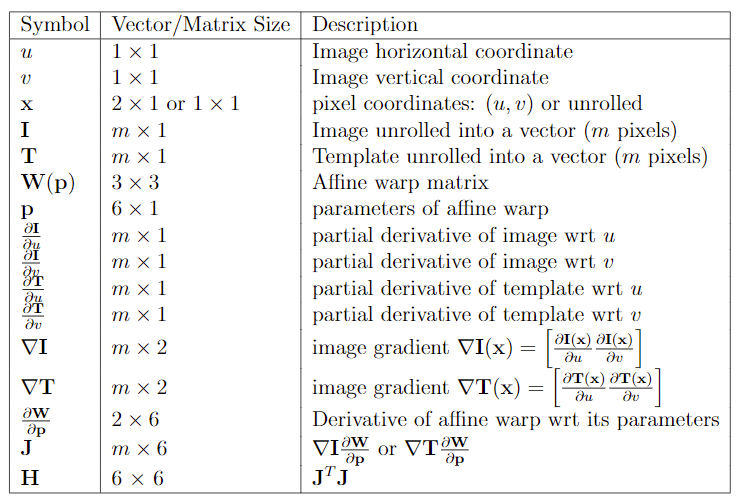
#> input picture class/hw6/img/variables.PNG, 738 x 500 px
$ python hw2.py hw6/img/variables.PNG
#> lines starting #> are read from the running program, lines starting #| are printed output that depends on the picture
"""
Best guess: Extract SIFT features to build a Bag-of-Words representation of an
image for classification
"""

import argparse
import cProfile
from matplotlib import pyplot
from pathlib import Path
import time

import cv2
import numpy
from skimage.feature import hessian_matrix


# Always...
numpy.set_printoptions(suppress=True, precision=6)


# TODO: Explain. Test?
# DIVISIONS_PER_OCTAVE = 5  # TODO: Why is this causing a crash??? Suspicious
DIVISIONS_PER_OCTAVE = 4
SCALES = [2**(i/DIVISIONS_PER_OCTAVE) for i in range(DIVISIONS_PER_OCTAVE)]

# WTF size should the gaussian kernel be? This is never stated. Should it be
# dependent on the size of the stddev? How about 16x16 because of the SIFT
# sizing later? Actually how about 15x15 so that there's a defined central
# pixel. This is totally ad hoc.
KERNEL_SIDE_LEN = 15
# While we're making ad-hoc decisions, what should the initial stddev be? I
# chose a value based on the side length, where a value of 2*BASE approximately
# covered the gaussian with meaningful values, and 1*BASE was somewhat confined
# to the center. Arbitrary.
BASE_STDDEV = 1.2
KERNELS = [cv2.getGaussianKernel(KERNEL_SIDE_LEN, scale * BASE_STDDEV)
           for scale in SCALES]

NUM_OCTAVES = 4

# Global cache of image derivatives, taken on the diffed (DoG) images. Stored
# by an int tuple of (octave index, image index within the octave).
DIFF_DERIVATIVES = {}
# Same story but with hessians (double derivatives)
DIFF_HESSIANS = {}
# Then the same thing again but caching the blurred images (no hessian needed)
BLUR_DERIVATIVES = {}

# This is "the standard deviation used for the Gaussian kernel, which is used
# as weighting function for the auto-correlation matrix." It's absolutely
# arbitrary at the moment, this is what was in the example. I found someone
# online setting it to 3.0 as well.
HESSIAN_SIGMA = 0.1

# Taken straight from the paper, could be tested
# CONTRAST_THRESHOLD = 0.03
CONTRAST_THRESHOLD = 0.01
PRINCIPAL_RATIO = 10
PRINCIPAL_THESHOLD = (PRINCIPAL_RATIO + 1)**2 / PRINCIPAL_RATIO

# Fractional threshold where we count multiple competing orientation options.
# E.g. if the threshold is 0.8, then all orientation peaks above 80% of the
# max peak are all counted as possible orientations
ORIENT_THRESHOLD = 0.8


def main(image, profile, plot_update, plot_filtered, plot_keypoints):

    # Start profiling if the flag is set
    if profile:
        profiler = cProfile.Profile()
        profiler.enable()

    # There are many possible keypoint detectors. Let's use the one described
    # in the original SIFT paper, Difference of Gaussians (DoG). Apparently
    # this is a computationally efficient version of Laplacian of Gaussians.
    keypoints = detect_features(image, plot_update, plot_filtered)
    if plot_keypoints:
        display_keypoints(image, keypoints)

    # This process is fairly simple, and is described well in Szeliski
    # sifted = siftify(keypoints)

    # codebook = find_words(sifted)
    # distribution = find_distribution(codebook, sifted)

    # Write out profile messages for speed-up attempts if the flag is set
    if profile:
        profiler.disable()
        filename = f"profile_{int(time.time()*1e6)}.snakeviz"
        profiler.dump_stats(filename)
        print(f"Wrote profile stats to {filename}")


def detect_features(original, plot_update, plot_filtered):
    """
    Inspired by Szeliski section 7.1.1, as well as:
        https://www.cs.ubc.ca/~lowe/papers/ijcv04.pdf
        https://en.wikipedia.org/wiki/Scale-invariant_feature_transform
    """

    # Scale the image down to 0-1 for two reasons:
    # 1) It matches the paper
    # 2) It prevents any uint8 step aliasing along the way
    image = original.astype(float) / numpy.max(original)

    downsampled = downsample(image, NUM_OCTAVES)
    blurred = blur(downsampled, KERNELS)
    diffed = differences(blurred)
    extrema = list(extremities(diffed))
    valid, low_contrast, edge = adjust_and_filter(
        extrema, diffed, blurred, plot_update
    )
    if plot_filtered:
        print(f"valid: {len(valid)}")
        print(f"low_contrast: {len(low_contrast)}")
        print(f"edge: {len(edge)}")
        figure, axes = pyplot.subplots(1, 3)
        display_keypoints(original, valid, axis=axes[0], color=(0, 255, 0),
                          show=False, title="Valid Keypoints")
        display_keypoints(original, low_contrast, axis=axes[1], color=(255, 0, 0),
                          show=False, title="Low-Contrast Filtered Keypoints")
        display_keypoints(original, edge, axis=axes[2], color=(0, 0, 255),
                          show=False, title="Edge Filtered Keypoints")
        pyplot.show()
    return valid


def downsample(image, num_octaves):
    """Downsample an image recursively until we have the right number.

    Arguments:
        image: Grayscale image, (n, m) matrix of undetermined dtype
        num_octaves: (int) How many octaves we want to end up with. Octave 0
            will just be the image again, then 1..N-1 will each be downsampled
            by a factor of 2.

    Returns: List of images of len num_octaves, where the first element is the
        original image and they will get smaller from there.
    """
    downsampled = [image.copy()]
    for i in range(1, num_octaves):
        downsampled.append(image[::2**i, ::2**i])
    return downsampled


def blur(images, kernels):
    """Blur all incoming images by a set of kernels.

    Arguments:
        images: A list of grayscale images of undetermined dtype
        kernels: A list of kernels, e.g. from cv2.getGaussianKernel. These
            should be (n, 1) gaussian arrays, type float.

    Returns: A list of len(images), where each list element has another list of
        len(kernels). At each level i the list of kernels will have been
        convolved with images[i]
    """
    blurred = []
    for image in images:
        octave = []
        for kernel in kernels:
            # BTW, the border behavior is likely cv2.BORDER_REFLECT101, this
            # has the same value as cv2.BORDER_DEFAULT
            octave.append(cv2.sepFilter2D(
                src=image, ddepth=-1, kernelX=kernel, kernelY=kernel,
            ))
        blurred.append(octave)
    return blurred


def differences(blurred):
    """Get differences between each image in the octaves.

    Arguments:
        blurred: See blur() docstring for output details. Dtype must be float

    Returns: almost the same as before, but with length 1 less within each
        octave. That's for the simple reason that getting deltas between
        elements in a list reduces the length by 1.
    """
    diffed = []
    for images in blurred:
        # Check the dtype
        for image in images:
            assert image.dtype == float
        # Then collect the diffed images
        octave = []
        for i in range(len(images) - 1):
            octave.append(images[i + 1] - images[i])
        diffed.append(octave)
    return diffed


def extremities(diffed):
    """
    Get extrema sandwiched between the outer layers. Something is marked as
    extrema if it is higher OR lower than ALL its neighbors.

    Note that extrema are determined by their 26 neighbors (9 on upper/lower
    images, 8 around the pixel in its image). This takes 3 images to find, and
    means that extrema cannot come from the outer images. This also means that
    extrema cannot come from the other ring of pixels.

    Arguments:
        diffed: See the docstring of differences for the output. That's
            basically a series of image-like arrays, arranged in groups by
            downsample size. So the first group will be (n, n), the next
            (n/2, n/2), etc.

    Yields: Elements in a list like [[o, k, i, j], ...] where o is the index of
        the current octave (e.g. 0 for the first group of images), k is the
        index of the image within the group (note that this is limited between
        1 and len(octave) - 2) (also not sure if this will be used later, but
        hey bookkeeping), and (i, j) is the pixel location (x/y index) of the
        extrema.
    """

    # TODO: Would it be faster to construct or modify a mask based on i, j?
    def neighbors_minmax(o, k, i, j):
        """Helper function to find the min/max values around a given pixel."""
        neighbors = []
        for image_index in [k-1, k+1]:
            neighbors.extend(diffed[o][image_index][i-1:i+2, j-1:j+2].flatten())
        # Avoid the central pixel
        central = diffed[o][k][i-1:i+2, j-1:j+2].flatten()
        neighbors.extend(central[:4])
        neighbors.extend(central[5:])
        return numpy.min(neighbors), numpy.max(neighbors)

    # Go through the octaves and diffed images to find extrema. An important
    # note is that
    # 1) We go from [1:-1] in the diffed images, so that we always have a
    #    diffed image on either side to compare to
    # 2) We go from [8:-8] on the pixel counts, so that there's always an 8
    #    pixel buffer around our selected pixels. This is important for SIFT,
    #    which requires a 16x16 grid
    for octave_index, octave in enumerate(diffed):
        # This takes advantage of the fact that zip stops when the shorter
        # list (octave[1:-1]) ends, so I didn't bother making range() cover
        # the same area.
        for image_index, image in zip(range(1, len(octave)), octave[1:-1]):
            # Go through each pixel
            # TODO: Is this too slow? Do we have a faster alternative?
            for i in range(8, image.shape[0] - 8):
                for j in range(8, image.shape[1] - 8):
                    # If we have an extreme point, yield
                    vector = [octave_index, image_index, i, j]
                    nmin, nmax = neighbors_minmax(*vector)
                    if (image[i, j] < nmin) or (image[i, j] > nmax):
                        yield vector


def adjust_and_filter(extrema, diffed, blurred, plot_update):

    valid = []
    low_contrast = []
    edge = []

    for o, k, i, j in extrema:

        # TODO: Refactor this shit, too many inputs and outputs
        try:
            d, dx, ddx, x_adjusted, i_adjusted, j_adjusted = \
                localize(diffed, o, k, i, j, plot_update)
        except numpy.linalg.LinAlgError:
            # In the case of a singular matrix, let's toss out the extremity.
            # I'm not 100% sure, but I think that cases where the matrix would
            # be singular lines up with times where we don't care (e.g. if the
            # rows are not independent that means the axes of the transform
            # overlap and... maybe we're on a line?). I suspect it won't happen
            # much in real life.
            continue

        # Save the adjusted position, as well as the addition of the detected
        # orientation of the keypoint
        new_extrema = [
            [o, k, i_adjusted, j_adjusted, x_adjusted, orientation]
            for orientation in detect_orientation(
                blurred, o, k, i_adjusted, j_adjusted, x_adjusted
            )
        ]

        # Calculate an interpolated value and filter out if the abs value is
        # too low (formula straight from the paper). This SHOULD weed out low
        # contrast points
        d_adjusted = d + 0.5*dx.dot(x_adjusted)
        if abs(d_adjusted) < CONTRAST_THRESHOLD:
            low_contrast.extend(new_extrema)
            continue

        # Calculate the ratio of the principal axes of the hessian. The
        # threshold SHOULD weed out edge-only points
        if numpy.trace(ddx)**2 / numpy.linalg.det(ddx) > PRINCIPAL_THESHOLD:
            edge.extend(new_extrema)
            continue

        # Hey, we're here! Past the filter steps! Hypothetically this is a good
        # keypoint
        valid.extend(new_extrema)

    return valid, low_contrast, edge


def localize(diffed, o, k, i, j, plot_update):

    def get_gradients(o, k, i, j):
        """Helper function to recalculate gradients."""
        dx = get_cache(diffed, o, k, (i, j), DIFF_DERIVATIVES, derivative)
        ddx = get_cache(diffed, o, k, (i, j), DIFF_HESSIANS, hessian)
        inv_ddx = numpy.linalg.inv(ddx)
        # This is straight from the paper. We can calculate the updated
        # position where the derivative against x is 0
        x_adjusted = -inv_ddx.dot(dx)
        return dx, ddx, x_adjusted

    # Get cached gradient info, then localize the point until we've hit the
    # best spot
    dx, ddx, x_adjusted = get_gradients(o, k, i, j)
    i_adjusted_int = i
    j_adjusted_int = j
    # TODO: Investigate the difference between if/while, and which is a better
    # idea. I think it got stuck in an infinite loop with while where some
    # values kept tracking around?
    # # For now, make a count of repeated updates. I'm curious
    # counter = 0
    # while (abs(x_adjusted) > 0.5).any():
    if (abs(x_adjusted) > 0.5).any():
        # counter += 1
        i_adjusted_int = int(numpy.round(i + x_adjusted[0]))
        j_adjusted_int = int(numpy.round(j + x_adjusted[1]))
        dx, ddx, x_adjusted = get_gradients(o, k, i_adjusted_int, j_adjusted_int)
    # if counter > 1:
    #     print(f"Hit counter {counter} on original {o, k, i, j}, final"
    #           f" {o, k, i_adjusted_int, j_adjusted_int}")
    # # I think this is the case, examine any case where it's false and rework
    # assert (abs(x_adjusted) < 0.5).all()

    if plot_update:
        diff_image = diff_to_uint8(diffed[o][k])
        image = cv2.cvtColor(diff_image, cv2.COLOR_GRAY2RGB)
        image[i_adjusted_int, j_adjusted_int] = (0, 255, 0)
        image[i, j] = (255, 0, 0)

        radius = 5
        low_i = max(i_adjusted_int - radius, 0)
        low_j = max(j_adjusted_int - radius, 0)

        figure, axes = pyplot.subplots(1, 2)
        for axis, plot_image in zip(axes, (diff_image, image)):
            axis.imshow(plot_image[low_i:low_i + 2*radius + 1,
                                   low_j:low_j + 2*radius + 1])
        pyplot.title(f"Localization ({i}, {j}) -> ({i_adjusted}, {j_adjusted})")
        pyplot.show()

    return (diffed[o][k][i_adjusted_int, j_adjusted_int],
            dx,
            ddx,
            x_adjusted,
            i_adjusted_int,
            j_adjusted_int)


# [9 lines left out: function diff_to_uint8, not called in this run]


def get_cache(matrices, octave_index, image_index, pixel, cache, function):
    """Helper function to help cache and retrieve derivative calculations."""
    key = (octave_index, image_index)
    if key not in cache:
        cache[key] = function(matrices[octave_index][image_index])
    if pixel is None:
        return cache[key]
    else:
        return cache[key][pixel]


def derivative(image):
    """Apply the Scharr operator to the image, getting (dx, dy) for each pixel.

    Inspired by this. Apparently Scharr is more accurate than Sobel for (3, 3)
    kernels? That said, maybe I should be using something more than (3, 3)?
        https://docs.opencv.org/3.4/d2/d2c/tutorial_sobel_derivatives.html

    This was a very nice explanation of how to derivatize images with some code:
    https://towardsdatascience.com/image-derivative-8a07a4118550

    Arguments:
        image: Greyscale image, theoretically should be one of the DoG images

    Returns: Approximately same size image out, but instead of an (n, m) image
        it is (n, m, 2), where the last two elements are the x (axis 0) and
        y (axis 1) derivative values.
    """
    src = image.astype(float)
    # The Scharr kernal apparently needs 1/32 in order to be normalized. I
    # tested this by making a simple image that should have slope 1 (pixel
    # values [1, 2, 3, 4, 5]) and checking that. The Scharr kernel apparently
    # looks something like [[-3, -10, -3], [0, 0, 0], [3, 10, 3]] (abs sum 32)
    scale_factor = 1 / 32
    return numpy.dstack((
        cv2.Scharr(src=src, ddepth=-1, dx=1, dy=0, scale=scale_factor),
        cv2.Scharr(src=src, ddepth=-1, dx=0, dy=1, scale=scale_factor),
    ))


def hessian(image):
    """Get the hessian (double derivative) for each pixel in the given image.

    Working from this:
    https://scikit-image.org/docs/dev/api/skimage.feature.html#skimage.feature.hessian_matrix

    Arguments:
        image: Greyscale image, theoretically should be one of the DoG images

    Returns: Approximately same size image out, but instead of an (n, m) image
        it is (n, m, 2, 2), where each pixel is mapped to a
        [[dxx, dxy], [dxy, dyy]] matrix. Note that x is along axis 0, y is
        along axis 1.
    """
    rr, rc, cc = hessian_matrix(image,
                                sigma=HESSIAN_SIGMA,
                                order="rc",
                                mode="mirror")
    # Turn dxx, dxy, dyy into a (2, 2) matrix at each pixel
    return numpy.stack([numpy.dstack([rr, rc]),
                        numpy.dstack([rc, cc])],
                       axis=3)


def detect_orientation(blurred, o, k, i, j, x_adjusted):
    """TODO."""

    # First get the gradients of the entire image
    gradients = get_cache(blurred, o, k, None, BLUR_DERIVATIVES, derivative)
    # Then select down to just the square section we need, around the pixel of
    # interest
    gradients = get_quadrants(gradients, i, j, x_adjusted, side_len=16)
    # Turn into magnitudes and angles so we can bin by angle
    magnitudes = numpy.linalg.norm(gradients, axis=2)
    angles = numpy.arctan2(gradients[:, :, 1], gradients[:, :, 0])
    # Coerce angles to 0-2pi
    angles %= 2 * numpy.pi
    # Scale the weights by a gaussian
    kernel_1d = cv2.getGaussianKernel(16, SCALES[k] * BASE_STDDEV * 1.5)
    kernel_2d = numpy.outer(kernel_1d, kernel_1d)
    magnitudes_scaled = magnitudes * kernel_2d
    # Bin according to angle, in 36 bins
    histogram, bin_edges = numpy.histogram(
        a=angles.flatten(),
        bins=36,
        range=(0, 2*numpy.pi),
        weights=magnitudes_scaled.flatten()
    )
    # Detect all regions greater than X% of the maximum
    for index in numpy.argwhere(
                histogram > (ORIENT_THRESHOLD * numpy.max(histogram))
            ).flatten():
        yield numpy.average(bin_edges[index:index+2])

    # TODO: TEST!
    # TODO: Display!


def get_quadrants(matrix, i, j, adjustment, side_len=16):
    """
    Select a square of pixels, sub-dividable into quadrants (assuming a
    reasonable side_len is used). There is no central pixel here, instead we
    base the slice on the chosen pixel and the adjustment. The slice is
    constructed so that (i, j) + adjustment is approximately in the center of
    the slice.

    Arguments:
        matrix: ndarray of shape (m, n, ...). It doesn't matter what the shape
            is past the first two, as we select the pixels whatever they are.
        i, j: int, pixel indices into (axis0, axis1) of the matrix
        adjustment: two-element ndarray, float
        side_len: int, side length of the selected square. Must be divisible
            by 4. It will likely just always stay at the default

    Returns: matrix of shape (side_len, side_len, ...), selected from the
        incoming matrix.
    """
    radius = side_len // 2

    if adjustment[0] < 0:
        i -= 1
    if adjustment[1] < 0:
        j -= 1
    return matrix[i-radius+1:i+radius+1, j-radius+1:j+radius+1]


# [24 lines left out: function display_keypoints, not called in this run]


if __name__ == "__main__":
    parser = argparse.ArgumentParser(description="Get foreground from video.")
    parser.add_argument("image",
                        help="Path to image we want to bag of words.",
                        type=Path)
    parser.add_argument("-f", "--plot-filtered",
                        help="Whether to display the filtering process.",
                        action="store_true")
    parser.add_argument("-k", "--plot-keypoints",
                        help="Whether to display image keypoints.",
                        action="store_true")
    parser.add_argument("-u", "--plot-update",
                        help="Whether to display the point update process.",
                        action="store_true")
    parser.add_argument("-p", "--profile",
                        help="Capture profile information of the process.",
                        action="store_true")
    args = parser.parse_args()

    assert args.image.is_file()
    image = cv2.cvtColor(cv2.imread(str(args.image)), cv2.COLOR_BGR2GRAY)
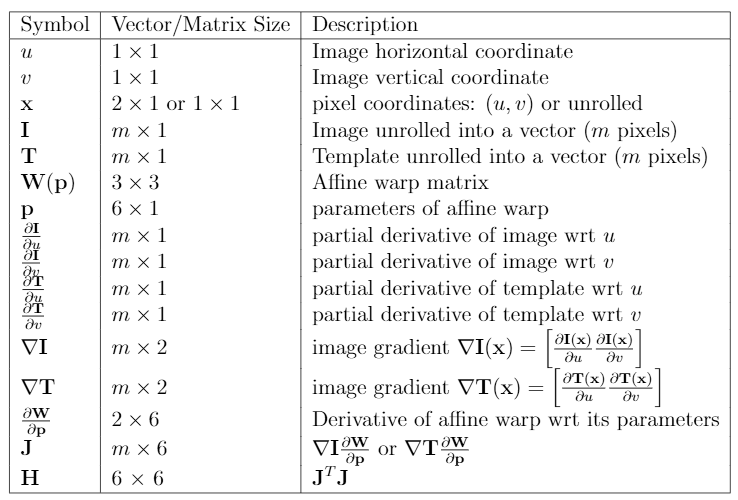
#> image: shape (500, 738); min 0, max 255, mean 241.5

    main(
        image=image,
        profile=args.profile,
        plot_update=args.plot_update,
        plot_filtered=args.plot_filtered,
        plot_keypoints=args.plot_keypoints,
    )
#> after the loop in downsample, `for i in range(1, num_octaves):`: downsampled = 4 items
#> the loop in blur, `for image in images:` made 4 passes
#> the loop in differences, `for images in blurred:` made 4 passes
#> in detect_features, `extrema = list(extremities(diffed))`: extrema = 652 items, first 6: [0, 1, 15, 265], [0, 1, 19, 26], [0, 1, 19, 33], [0, 1, 19, 44], [0, 1, 19, 183], [0, 1, 19, 259]
#> the loop in adjust_and_filter, `for o, k, i, j in extrema:` made 148 passes
#> pass 1, in derivative, `src = image.astype(float)`:
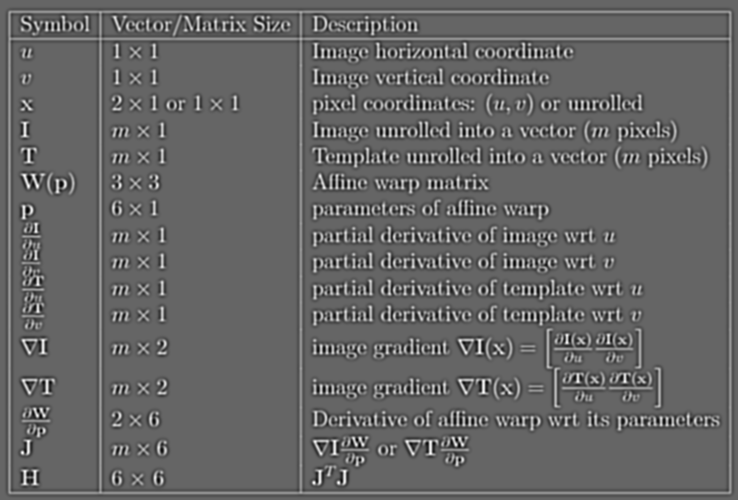
#> src: shape (500, 738) float64; min -0.0591, max 0.089, mean -3.48e-07; drawn with min black and max white
#> pass 1, in hessian, `rr, rc, cc = hessian_matrix(image, sigma=HESSIAN_SIGMA, order="rc", mo..`:
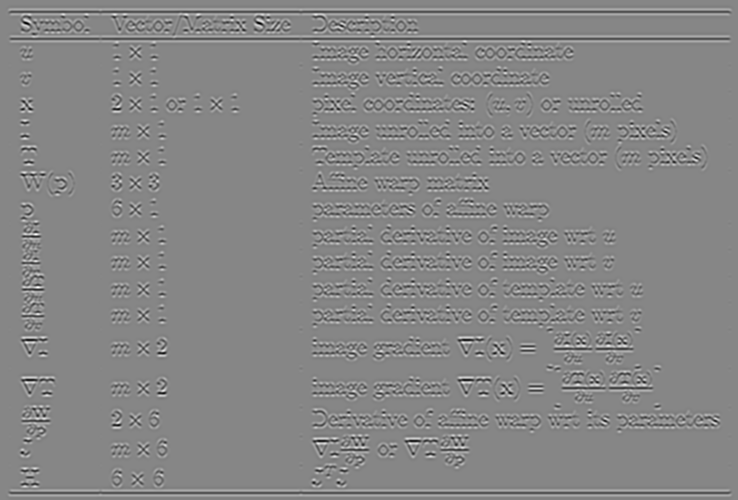
#> rr: shape (500, 738) float64; min -0.0395, max 0.0354, mean 2.19e-07; drawn with min black and max white
#> (the rest of the program and of its run is left out)
